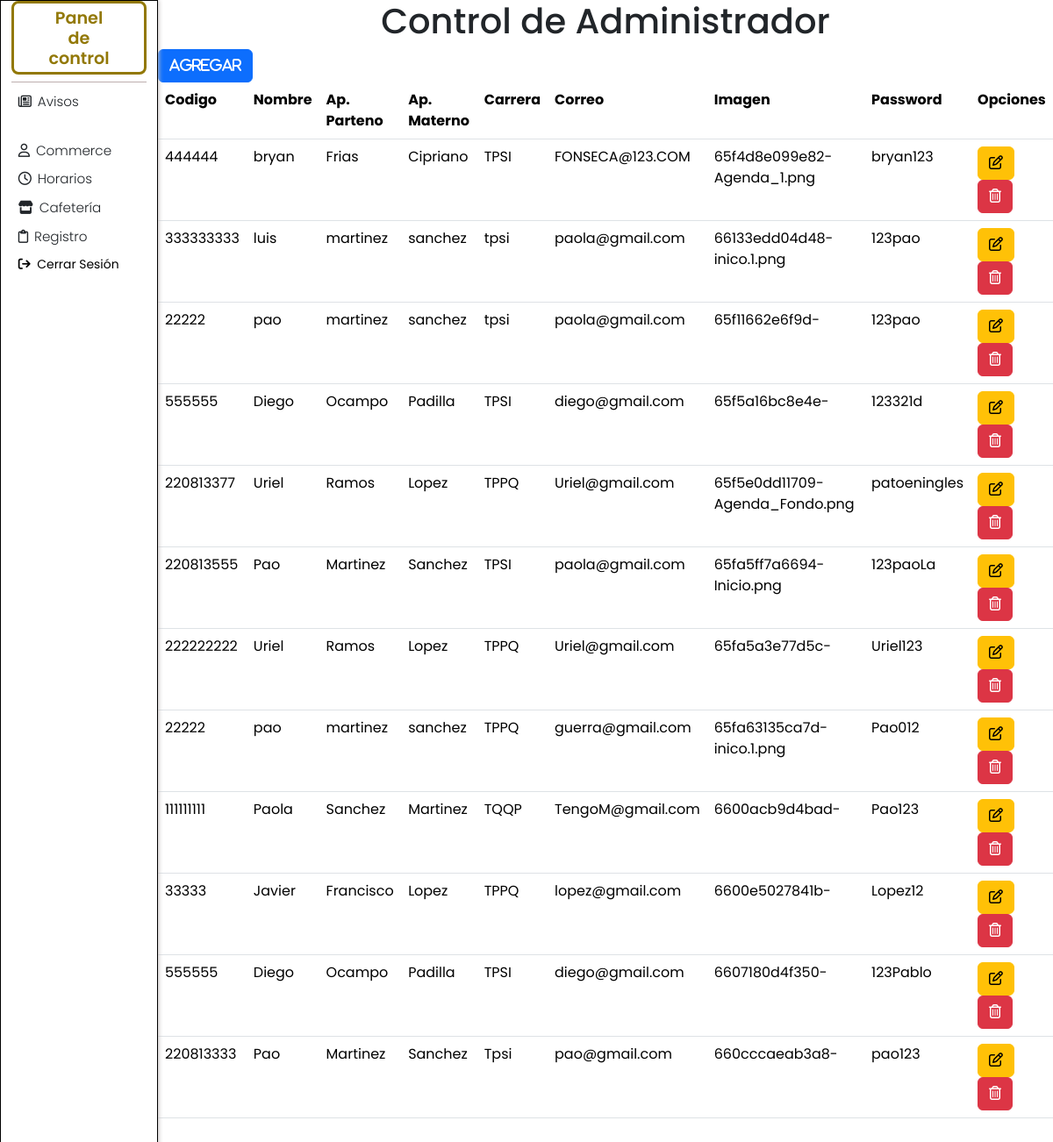
/Poli-Informa-1.1/Administrador/RegistroAdministradores/AdControl.php (signed in), run on the app's committed database.
### tables this page shows
CREATE TABLE IF NOT EXISTS `registro` (
  `id` int NOT NULL AUTO_INCREMENT,
  `AdCode` int NOT NULL,
  `AdNombre` varchar(50) NOT NULL,
  `AdApellidoP` varchar(50) NOT NULL,
  `AdApellidoM` varchar(50) NOT NULL,
  `AdCarrera` varchar(200) NOT NULL,
  `AdCorreo` varchar(100) NOT NULL,
  `AdImagen` varchar(100) NOT NULL,
  `AdPassword` varchar(20) NOT NULL,
  PRIMARY KEY (`id`)
);

### Poli-Informa-1.1/Administrador/RegistroAdministradores/AdControl.php (the view, shortened to what this page needs)
<?php require 'ConexFuncion.php';
$db = new Database();
$conexion = $db->connect();
?>
<!DOCTYPE html>
<html lang="en">
<head>
    <link href="https://cdn.jsdelivr.net/npm/bootstrap@5.3.3/dist/css/bootstrap.min.css" rel="stylesheet">
    <link rel="stylesheet" href="css/AdControlR1.css">
    <link rel="stylesheet" href="../Menu/menu.css">
</head>
<body>
    <div id="productos">
        <main id="principal-productos">
            <section id="section-productos">
                    <h1 class="tit">Control de Administrador</h1>
                    <form class="ConexFuncion.php" action="" method="post" enctype="multipart/form-data">
                    <a href="AdAgregar.php" class="btn btn-primary" ><i class="fa-solid fa-mostrar-plus">Agregar</i></a>
                        <table class="table" cellpadding = 10 cellspacing = 0>
                            <tr>
                                <th scope="col">Codigo</th>
                                <th scope="col">Nombre</th>
                                <th scope="col">Ap. Parteno</th>
                                <th scope="col">Ap. Materno</th>
                                <th scope="col">Carrera</th>
                                <th scope="col">Correo</th>
                                <th scope="col">Imagen</th>
                                <th scope="col">Password</th>
                                <th scope="col">Opciones</th>
                            </tr>
                            <?php
                            $registro = mysqli_query($conexion, "SELECT * FROM registro");
                            while($mostrar = mysqli_fetch_array($registro)){
                            ?>
                            <tr>
                                <td> <?php echo $mostrar["AdCode"]; ?> </td>
                                <td> <?php echo $mostrar["AdNombre"]; ?> </td>
                                <td> <?php echo $mostrar["AdApellidoP"]; ?> </td>
                                <td> <?php echo $mostrar["AdApellidoM"]; ?> </td>
                                <td> <?php echo $mostrar["AdCarrera"]; ?> </td>
                                <td> <?php echo $mostrar["AdCorreo"]; ?> </td>
                                <td> <?php echo $mostrar["AdImagen"]; ?></td>
                                <td> <?php echo $mostrar["AdPassword"]; ?> </td>
                                <td>
                                    <button type="button" class="btn btn-samll btn-warning" onclick="mostrarEditar('<?php echo $mostrar['id']; ?>' ,'<?php echo $mostrar['AdCode']; ?>',
                                    '<?php echo $mostrar['AdNombre']; ?>', '<?php echo $mostrar['AdApellidoP']; ?>', '<?php echo $mostrar['AdApellidoM']; ?>',
                                    '<?php echo $mostrar['AdCarrera']; ?>', '<?php echo $mostrar['AdCorreo']; ?>', '<?php echo $mostrar['AdImagen']; ?>',
                                    '<?php echo $mostrar['AdPassword']; ?>', '<?php echo $mostrar['AdImagen']; ?>')"><i class="fa-regular fa-pen-to-square"></i></button>
                                    <form id="eliminarForm_<?php echo $mostrar['id']; ?>" action="ConexFuncion.php" method="POST" enctype="multipart/form-data">
                                        <button type="button" class="btn btn-primary btn-danger" data-bs-toggle="modal" data-bs-target="#exampleModal" onclick="mostrarBorrar(<?php echo $mostrar['id']; ?>)">
                                            <i class="fa-regular fa-trash-can"></i>
                                        </button>
                                    </form>
                                </td>
                            </tr>
                            <?php
                                }
                            ?>
                        </table>
                    </form>
                    <br>
                </section>
            </main>
        </div>
    </body>
</html>

### Poli-Informa-1.1/Administrador/RegistroAdministradores/css/AdControlR1.css (style rules this page uses)
#productos { position: absolute; left: 0%; top: 0%; width: 100%; height: 100vh; }
#principal-productos { position: absolute; }
#principal-productos { width: 85%; height: 100%; top: 0%; left: 15%; background-color: white; }
* { font-family: 'Poppins'; }
.tit { text-align: center; }
button { cursor: pointer; background: rgb(249, 27, 27); }

### Poli-Informa-1.1/Administrador/Menu/menu.css (style rules this page uses)
body { margin: 0; padding: 0; }
.contenedor_menu { position: fixed; width: 15%; top: 0; left: 0; bottom: 0; box-sizing: border-box; padding: 0 1%; font-family: 'Poppins'; background: white; box-shadow: 0 1px 5px 1px rgb(199, 194, 194); border: 1px solid #000; }
.menu_lateral .ultima_opcion { margin-bottom: 2.5%; }
.menu_lateral h1 { font-weight: 600; font-size: 120%; border: 3px solid ; border-radius: 8px; padding: 3% 0; text-align: center; color: rgb(146, 120, 6); user-select: none; }
.menu_lateral .linea { border-bottom: 1px solid rgb(189, 175, 175); margin-bottom: 5%; }
.menu_lateral label { cursor: default; user-select: none; display: inline-block; width: 100%; border-radius: 5px; font-size: 95%; box-sizing: border-box; padding: 2% 5%; font-weight: 300; margin: 0; margin-bottom: 1.5%; transition: all .4s ease; }
.menu_lateral i { margin-right: 5%; }
.menu_lateral .sesion { color: #000; text-decoration: none; font-size: 87%; margin-left: 5%; }

### data on the page
registro: AdCode "444444", AdNombre "bryan", AdApellidoP "Frias", AdApellidoM "Cipriano", AdCarrera "TPSI", AdCorreo "FONSECA@123.COM", AdImagen "65f4d8e099e82-Agenda_1.png", AdPassword "bryan123"
registro: AdCode "333333333", AdNombre "luis", AdApellidoP "martinez", AdApellidoM "sanchez", AdCarrera "tpsi", AdCorreo "paola@gmail.com", AdImagen "66133edd04d48-inico.1.png", AdPassword "123pao"
registro: AdCode "22222", AdNombre "pao", AdApellidoP "martinez", AdApellidoM "sanchez", AdCarrera "tpsi", AdCorreo "paola@gmail.com", AdImagen "65f11662e6f9d-", AdPassword "123pao"
registro: AdCode "555555", AdNombre "Diego", AdApellidoP "Ocampo", AdApellidoM "Padilla", AdCarrera "TPSI", AdCorreo "diego@gmail.com", AdImagen "65f5a16bc8e4e-", AdPassword "123321d"
registro: AdCode "220813377", AdNombre "Uriel", AdApellidoP "Ramos", AdApellidoM "Lopez", AdCarrera "TPPQ", AdCorreo "Uriel@gmail.com", AdImagen "65f5e0dd11709-Agenda_Fondo.png", AdPassword "patoeningles"
registro: AdCode "220813555", AdNombre "Pao", AdApellidoP "Martinez", AdApellidoM "Sanchez", AdCarrera "TPSI", AdCorreo "paola@gmail.com", AdImagen "65fa5ff7a6694-Inicio.png", AdPassword "123paoLa"
registro: AdCode "222222222", AdNombre "Uriel", AdApellidoP "Ramos", AdApellidoM "Lopez", AdCarrera "TPPQ", AdCorreo "Uriel@gmail.com", AdImagen "65fa5a3e77d5c-", AdPassword "Uriel123"
registro: AdCode "22222", AdNombre "pao", AdApellidoP "martinez", AdApellidoM "sanchez", AdCarrera "TPPQ", AdCorreo "guerra@gmail.com", AdImagen "65fa63135ca7d-inico.1.png", AdPassword "Pao012"
registro: AdCode "111111111", AdNombre "Paola", AdApellidoP "Sanchez", AdApellidoM "Martinez", AdCarrera "TQQP", AdCorreo "TengoM@gmail.com", AdImagen "6600acb9d4bad-", AdPassword "Pao123"
registro: AdCode "33333", AdNombre "Javier", AdApellidoP "Francisco", AdApellidoM "Lopez", AdCarrera "TPPQ", AdCorreo "lopez@gmail.com", AdImagen "6600e5027841b-", AdPassword "Lopez12"
registro: AdCode "555555", AdNombre "Diego", AdApellidoP "Ocampo", AdApellidoM "Padilla", AdCarrera "TPSI", AdCorreo "diego@gmail.com", AdImagen "6607180d4f350-", AdPassword "123Pablo"
registro: AdCode "220813333", AdNombre "Pao", AdApellidoP "Martinez", AdApellidoM "Sanchez", AdCarrera "Tpsi", AdCorreo "pao@gmail.com", AdImagen "660cccaeab3a8-", AdPassword "pao123"
